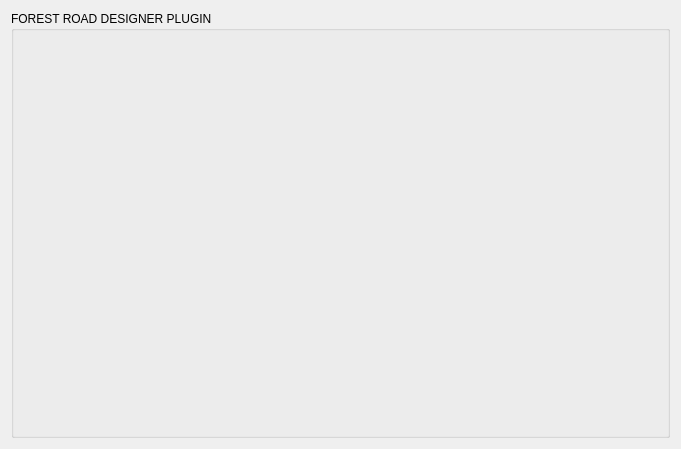
<?xml version="1.0" encoding="UTF-8"?>
<ui version="4.0">
 <class>AboutDialog</class>
 <widget class="QDialog" name="AboutDialog">
  <property name="geometry">
   <rect>
    <x>0</x>
    <y>0</y>
    <width>681</width>
    <height>449</height>
   </rect>
  </property>
  <property name="sizePolicy">
   <sizepolicy hsizetype="Maximum" vsizetype="Maximum">
    <horstretch>0</horstretch>
    <verstretch>0</verstretch>
   </sizepolicy>
  </property>
  <property name="windowTitle">
   <string>Forest Road Designer About</string>
  </property>
  <layout class="QGridLayout" name="gridLayout_2">
   <item row="1" column="1">
    <layout class="QGridLayout" name="gridLayout">
     <item row="0" column="0">
      <layout class="QVBoxLayout" name="verticalLayout">
       <item>
        <widget class="QGroupBox" name="groupBox">
         <property name="title">
          <string>FOREST ROAD DESIGNER PLUGIN</string>
         </property>
         <layout class="QGridLayout" name="gridLayout_3">
          <item row="0" column="0">
           <layout class="QVBoxLayout" name="verticalLayout_2">
            <item>
             <layout class="QHBoxLayout" name="horizontalLayout">
              <property name="sizeConstraint">
               <enum>QLayout::SetMaximumSize</enum>
              </property>
              <item>
               <widget class="QLabel" name="versionLabel">
                <property name="text">
                 <string/>
                </property>
               </widget>
              </item>
             </layout>
            </item>
            <item>
             <widget class="QLabel" name="descriptionLabel">
              <property name="text">
               <string/>
              </property>
             </widget>
            </item>
            <item>
             <widget class="QLabel" name="codeRepoLabel">
              <property name="text">
               <string/>
              </property>
             </widget>
            </item>
            <item>
             <widget class="QLabel" name="contactLabel">
              <property name="text">
               <string/>
              </property>
             </widget>
            </item>
            <item>
             <widget class="QLabel" name="licenseLabel">
              <property name="text">
               <string/>
              </property>
             </widget>
            </item>
            <item>
             <layout class="QHBoxLayout" name="horizontalLayout_2">
              <item>
               <widget class="QLabel" name="LaRiojaIcon">
                <property name="maximumSize">
                 <size>
                  <width>250</width>
                  <height>100</height>
                 </size>
                </property>
                <property name="text">
                 <string/>
                </property>
                <property name="pixmap">
                 <pixmap resource="resources.qrc">:/plugins/ForestRoadDesigner/icons/logoLaRioja.png</pixmap>
                </property>
                <property name="scaledContents">
                 <bool>true</bool>
                </property>
               </widget>
              </item>
              <item>
               <widget class="QLabel" name="PANOicon">
                <property name="sizePolicy">
                 <sizepolicy hsizetype="Minimum" vsizetype="Preferred">
                  <horstretch>0</horstretch>
                  <verstretch>0</verstretch>
                 </sizepolicy>
                </property>
                <property name="maximumSize">
                 <size>
                  <width>300</width>
                  <height>75</height>
                 </size>
                </property>
                <property name="toolTip">
                 <string>PANOimagen S.L.</string>
                </property>
                <property name="locale">
                 <locale language="English" country="UnitedStates"/>
                </property>
                <property name="text">
                 <string/>
                </property>
                <property name="pixmap">
                 <pixmap resource="resources.qrc">:/plugins/ForestRoadDesigner/icons/PANOiFullHD.png</pixmap>
                </property>
                <property name="scaledContents">
                 <bool>true</bool>
                </property>
                <property name="alignment">
                 <set>Qt::AlignCenter</set>
                </property>
                <property name="margin">
                 <number>-2</number>
                </property>
                <property name="indent">
                 <number>0</number>
                </property>
               </widget>
              </item>
             </layout>
            </item>
           </layout>
          </item>
         </layout>
        </widget>
       </item>
      </layout>
     </item>
    </layout>
   </item>
  </layout>
 </widget>
 <resources>
 </resources>
 <connections/>
</ui>
